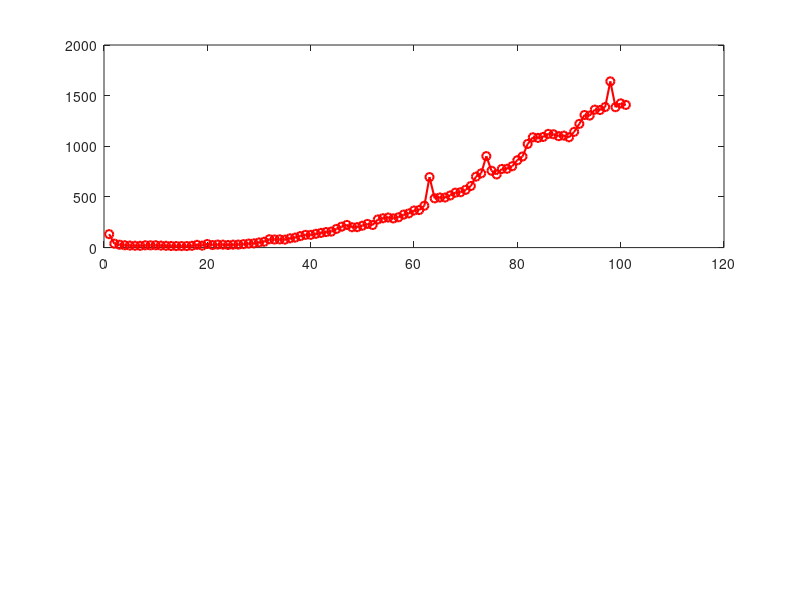

Write the MATLAB code that produced this figure. (Note: this script raises an error after producing the figure.)
% Extended Kalman Filter (EKF) with NEES, NIS, and Monte Carlo Simulations

clear; close all; clc;

% Simulation Parameters
dt = 0.1;         % Sampling time
T = 10;           % Simulation duration [s]
time = 0:dt:T;    % Time vector
n = 6;            % State dimension
p = 5;            % Measurement dimension
M = 400;          % Number of Monte Carlo runs

% Process and Measurement Noise Covariances
Q = 10*diag([0.01, 0.01, 0.01, 0.01, 0.01, 0.01]); % Process noise covariance
R = diag([0.1, 0.1, 0.01, 0.1, 0.01]);          % Measurement noise covariance

% Initial Perturbation and Covariance
perturbation = [0.1; 0.1; 0.05; 0.1; 0.1; 0.05];
P0 = diag([0.1, 0.1, 0.1, 0.1, 0.1, 0.1]);

% Nominal Trajectory
xi_g_nom = @(t) (1/(2*tan(pi/18))) * (20*tan(pi/18) + 1 - cos(4*tan(-pi/18)*t));
eta_g_nom = @(t) (1/(2*tan(pi/18))) * sin(4*tan(-pi/18)*t);
theta_g_nom = @(t) pi/2 + 4*tan(-pi/18)*t;
xi_a_nom = @(t) (1/pi)*(300 - 60*t - 300*cos(pi/25*t));
eta_a_nom = @(t) (300/pi)*sin(pi/25*t);
theta_a_nom = @(t) wrapToPi(-pi/2 + pi/25*t);
nominal_state = @(t) [xi_g_nom(t); eta_g_nom(t); theta_g_nom(t); xi_a_nom(t); eta_a_nom(t); theta_a_nom(t)];

% Nonlinear Dynamics
f = @(x, u) [u(1)*cos(x(3)); u(1)*sin(x(3)); (u(1)/0.5)*tan(u(2)); u(3)*cos(x(6)); u(3)*sin(x(6)); u(4)];

% Nonlinear Measurement Model
h = @(x) [x(1) - x(4); x(2) - x(5); x(3) - x(6); ...
          sqrt((x(4) - x(1))^2 + (x(5) - x(2))^2); ...
          atan2(x(5) - x(2), x(4) - x(1))];

% Jacobian of Dynamics
A = @(x) [0, 0, -2*sin(x(3)), 0, 0, 0;
          0, 0,  2*cos(x(3)), 0, 0, 0;
          0, 0,  0,             0, 0, 0;
          0, 0,  0,             0, 0, -12*sin(x(6));
          0, 0,  0,             0, 0,  12*cos(x(6));
          0, 0,  0,             0, 0,  0];

B = @(x) [cos(x(3)), 0, 0, 0;
          sin(x(3)), 0, 0, 0;
          (2*tan(-pi/18))/0.5, 12/(0.5*cos(-pi/18)^2), 0, 0;
          0, 0, cos(x(6)), 0;
          0, 0, sin(x(6)), 0;
          0, 0, 0, 1];

% Discretize Jacobians
F_k = @(x) eye(n) + dt * A(x);
G_k = @(x) dt * B(x);

% Jacobian of Measurement Model
H = @(x) [1, 0, 0, -1, 0, 0;
          0, 1, 0, 0, -1, 0;
          0, 0, 1, 0, 0, -1;
          (x(1)-x(4))/sqrt((x(1)-x(4))^2 + (x(2)-x(5))^2), ...
          (x(2)-x(5))/sqrt((x(1)-x(4))^2 + (x(2)-x(5))^2), 0, ...
          -(x(1)-x(4))/sqrt((x(1)-x(4))^2 + (x(2)-x(5))^2), ...
          -(x(2)-x(5))/sqrt((x(1)-x(4))^2 + (x(2)-x(5))^2), 0;
          (x(2)-x(5))/((x(1)-x(4))^2 + (x(2)-x(5))^2), ...
          (x(1)-x(4))/((x(1)-x(4))^2 + (x(2)-x(5))^2), 0, ...
          -(x(2)-x(5))/((x(1)-x(4))^2 + (x(2)-x(5))^2), ...
          -(x(1)-x(4))/((x(1)-x(4))^2 + (x(2)-x(5))^2), 0];

% Storage for NEES and NIS
NEESsshist = zeros(length(time), M);
NISsshist = zeros(length(time), M);

% Control Input
u = [2; -pi/18; 12; pi/25];

% Monte Carlo Simulations
for m = 1:M
    % Simulate Ground Truth Trajectory
    x_true = [1; 1; 0.1; 2; 2; 0.2] + perturbation; % True state
    x_hat = zeros(n, 1);                           % Initial state estimate
    P = P0;                                       % Initial covariance

    for k = 1:length(time)
        % True state propagation
        F = F_k(x_true);
        G = G_k(x_true);
        x_true = F * x_true + G * u + mvnrnd(zeros(n, 1), Q)';

        % Generate measurement
        y = h(x_true) + mvnrnd(zeros(p, 1), R)';

        % Prediction step
        F = F_k(x_hat);               % Linearized dynamics
        G = G_k(x_hat);               % Linearized control input
        x_hat = F * x_hat + G * u;    % Predicted state
        P = F * P * F' + Q;           % Predicted covariance

        % Update step
        H_k = H(x_hat);               % Linearized measurement model
        y_hat = h(x_hat);             % Predicted measurement
        S = H_k * P * H_k' + R;       % Innovation covariance
        K = P * H_k' / S;             % Kalman gain
        y_innov = y - y_hat;          % Innovation
        x_hat = x_hat + K * y_innov;  % State update
        P = (eye(n) - K * H_k) * P;   % Covariance update

        % NEES and NIS
        NEESsshist(k, m) = (x_true - x_hat)' * inv(P) * (x_true - x_hat);
        NISsshist(k, m) = y_innov' * inv(S) * y_innov;
    end
end

% Calculate Averages
nees_avg = mean(NEESsshist, 2);
nis_avg = mean(NISsshist, 2);

% Chi-squared Bounds
alpha = 0.05;
nees_bounds = [chi2inv(alpha/2, n) / M, chi2inv(1 - alpha/2, n) / M];
nis_bounds = [chi2inv(alpha/2, p) / M, chi2inv(1 - alpha/2, p) / M];

% Plot Results
figure;

% NEES Plot
subplot(2, 1, 1);
plot(1:length(time), nees_avg, 'r-o', 'LineWidth', 1.5); hold on;
%for m = 1:M
  %  plot(1:length(time), NEESsshist(:, m), 'r-', 'LineWidth', 0.2);
%end
yline(nees_bounds(1), '--r', 'Lower Bound');
yline(nees_bounds(2), '--r', 'Upper Bound');
title('NEES Estimation Results');
xlabel('Time Step, k');
ylabel('NEES');
grid on;

% NIS Plot
subplot(2, 1, 2);
plot(1:length(time), nis_avg, 'b-o', 'LineWidth', 1.5); hold on;
%for m = 1:M
   % plot(1:length(time), NISsshist(:, m), 'b-', 'LineWidth', 0.2);
   %end
yline(nis_bounds(1), '--r', 'Lower Bound');
yline(nis_bounds(2), '--r', 'Upper Bound');
title('NIS Estimation Results');
xlabel('Time Step, k');
ylabel('NEES');
grid on;


